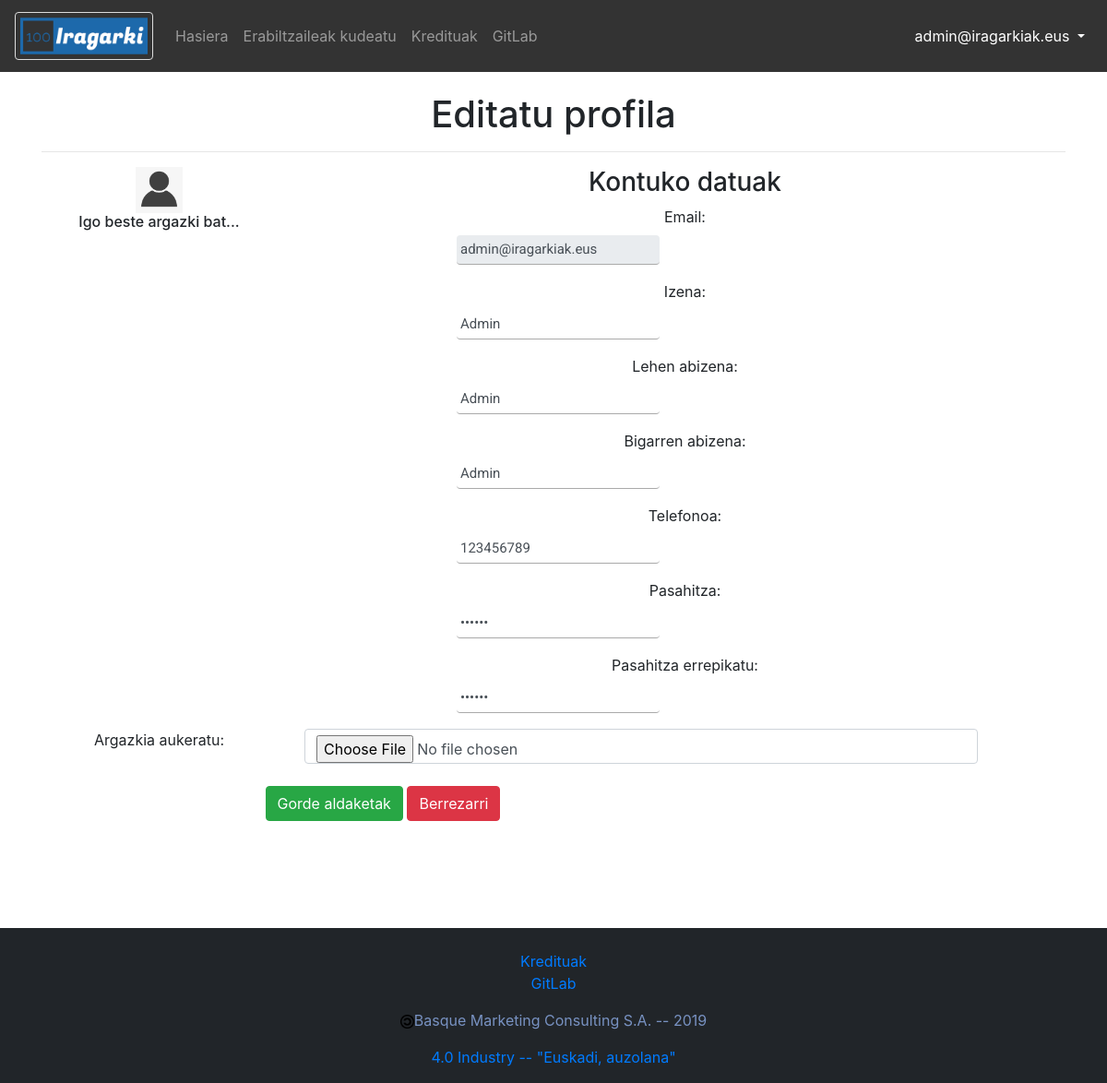
The page /php/ManageAccount.php (signed in) on the database its author committed.
### tables this page shows
CREATE TABLE IF NOT EXISTS `users` (
  `email` varchar(100) NOT NULL,
  `password` varchar(100) NOT NULL,
  `name` varchar(100) NOT NULL,
  `surname1` varchar(100) NOT NULL,
  `surname2` varchar(100) NOT NULL,
  `telephone` int(11) NOT NULL,
  `banned` int(11) NOT NULL,
  `admin` int(11) NOT NULL,
  PRIMARY KEY (`email`)
);

### php/ManageAccount.php (the view, shortened to what this page needs)
<!DOCTYPE html>
<html>
<head>
</head>
<body>
	<?php include '../php/Menus.php' ?>
	<?php
	include '../php/DbConfig.php';
	$esteka = mysqli_connect($zerbitzaria, $erabiltzailea, $gakoa, $db) or die("Errorea datu-baseko konexioan");
	$email = $_SESSION['email'];
	$sql = "SELECT * FROM users WHERE email='$email'";
	$emaitza = mysqli_query($esteka, $sql) or die("Errorea datu-baseko kontsultan");
	while ($row = mysqli_fetch_array($emaitza, MYSQLI_ASSOC)) {
		$email = $row['email'];
		$name = $row['name'];
		$surname1 = $row['surname1'];
		$surname2 = $row['surname2'];
		$telephone = $row['telephone'];
	}
	?>
	<div class="main">
		<div class="container">
			<h1 style="text-align:center">Editatu profila</h1>
			<hr>
			<div class="row">
				<div class="col-md-3">
					<div class="text-center">
						<?php
					$images = glob("../images/users/".$email.".*");
					if (empty($images)) {
						$avatar = "../images/Anonimoa.png";
					}
					else {
						$avatar = $images[0];
					}
					?>
						<img src="<?php echo $avatar; ?>" class="avatar img-circle" alt="avatar" id="argazki">
						<h6>Igo beste argazki bat...</h6>
					</div>
				</div>
				<div class="col-md-9 personal-info">
					<h3>Kontuko datuak</h3>
					<form class="form-horizontal" role="form" name="eguneratu" id="eguneratu">
						<div class="form-group">
							<label class="col-lg-3 control-label" for="email">Email:</label>
							<div class="col-lg-8">
								<input class="form-control" type="text" id="email" name="email" value="<?php echo $email; ?>"
									readonly />
							</div>
						</div>
						<div class="form-group">
							<label class="col-lg-3 control-label" for="name">Izena:</label>
							<div class="col-lg-8">
								<input class="form-control" type="text" id="name" name="name" value="<?php echo $name; ?>" />
							</div>
						</div>
						<div class="form-group">
							<label class="col-lg-3 control-label" for="surname1">Lehen abizena:</label>
							<div class="col-lg-8">
								<input class="form-control" type="text" id="surname1" name="surname1"
									value="<?php echo $surname1; ?>" />
							</div>
						</div>
						<div class="form-group">
							<label class="col-lg-3 control-label" for="surname2">Bigarren abizena:</label>
							<div class="col-lg-8">
								<input class="form-control" type="text" id="surname2" name="surname2"
									value="<?php echo $surname2; ?>" />
							</div>
						</div>
						<div class="form-group">
							<label class="col-lg-3 control-label" for="telephone">Telefonoa:</label>
							<div class="col-lg-8">
								<input class="form-control" type="number" id="telephone" name="telephone" pattern="[0-9]{9}"
									title="Telefonoak 9 digitu izan behar ditu" value="<?php echo $telephone; ?>" />
							</div>
						</div>
						<div class="form-group">
							<label class="col-lg-3 control-label" for="password1">Pasahitza:</label>
							<div class="col-lg-8">
								<input class="form-control" type="password" id="password1" name="password1" minlength="6"
									value="123456">
							</div>
						</div>
						<div class="form-group">
							<label class="col-lg-3 control-label" for="password2">Pasahitza errepikatu:</label>
							<div class="col-lg-8">
								<input class="form-control" type="password" id="password2" name="password2" value="123456">
							</div>
						</div>
						</div class="form-group">
							<label class="col-lg-3 control-label" for="image">Argazkia aukeratu:</label>
							<div class="col-lg-8">
								<input type="file" class="form-control" id="image" name="image" accept="image/*">
							</div>
						</div>
						<div class="form-group">
							<br>
							<div class="col-lg-8">
								<input type="button" class="btn btn-success" value="Gorde aldaketak" id="gorde">
								<input type="reset" class="btn btn-danger" value="Berrezarri"
									onclick="location.href='ManageAccount.php'">
							</div>
						</div>
				</div>
			</div>
</body>
</html>

### styles/Style.css (style rules this page uses)
* { margin: 0; padding: 0; }
html { font-family: Roboto, sans-serif; }
body { margin: 0; background-color: #21ce77; }
footer { background: #212529; text-align: center; }
.main { position: relative; width: 100%; display: inline-block; text-align: center; margin-top: 100px; }
.footer { position: bottom; width: 100%; display: inline-block; text-align: center; margin-top: 100px; color: #7892c2; }
#argazki { max-height: 50px; max-width: 100px; }
h1 { margin: 0 0 20px 0; font-weight: 300; font-size: 28px; }
input[type="text"], input[type="password"], input[type="number"], input[type="tel"], input[type="email"] { display: block; box-sizing: border-box; margin-bottom: 1px; padding: 4px; width: 220px; height: 32px; border: none; border-bottom: 1px solid #AAA; font-family: 'Roboto', sans-serif; font-weight: 400; font-size: 15px; transition: 0.2s ease; display:inline-block; }

### rows shown on the page
users: email "admin@iragarkiak.eus", name "Admin", surname1 "Admin", surname2 "Admin", telephone "123456789"

### other values the page prints
$email "admin@iragarkiak.eus"
